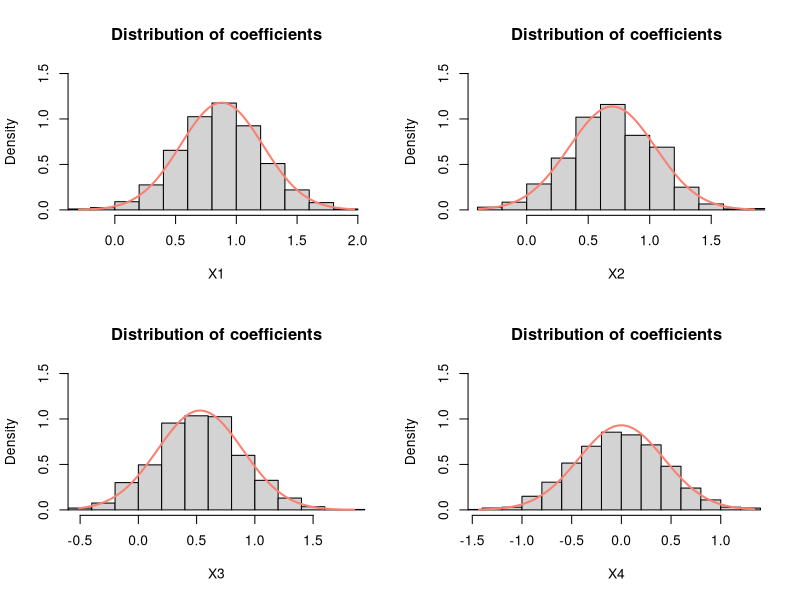
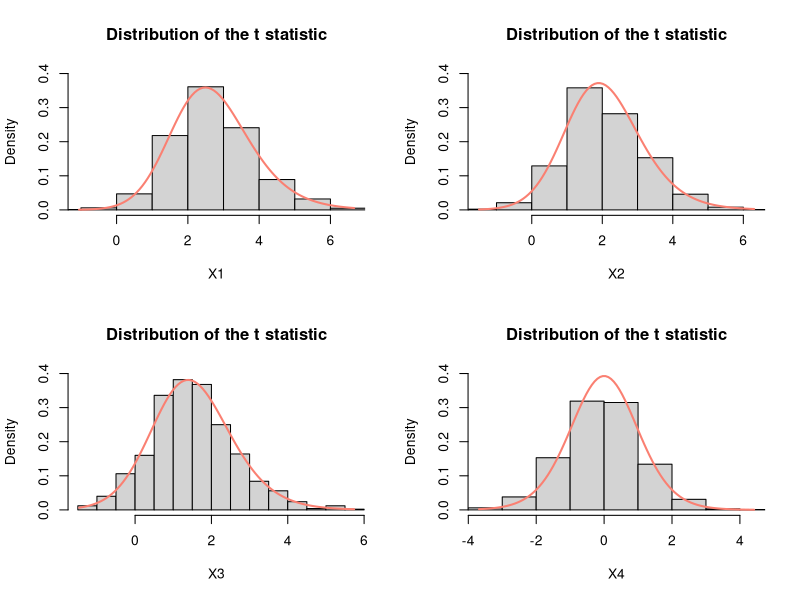
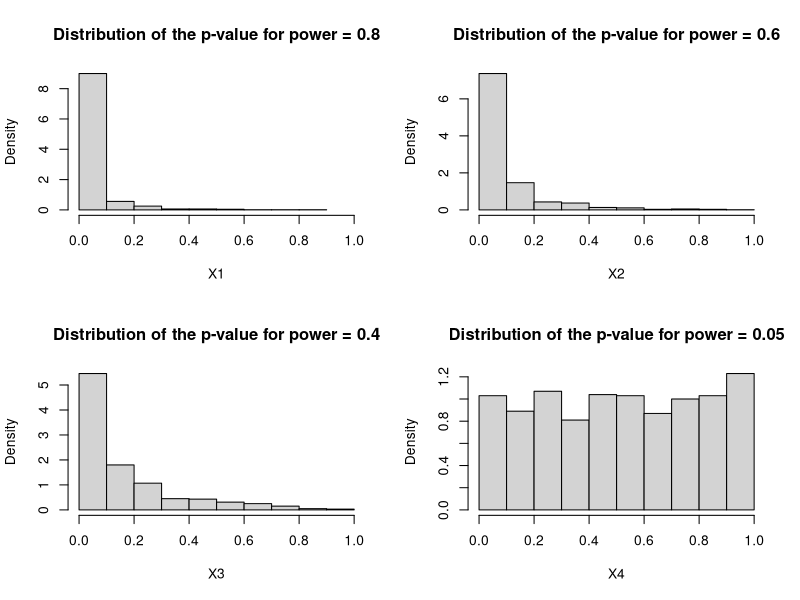
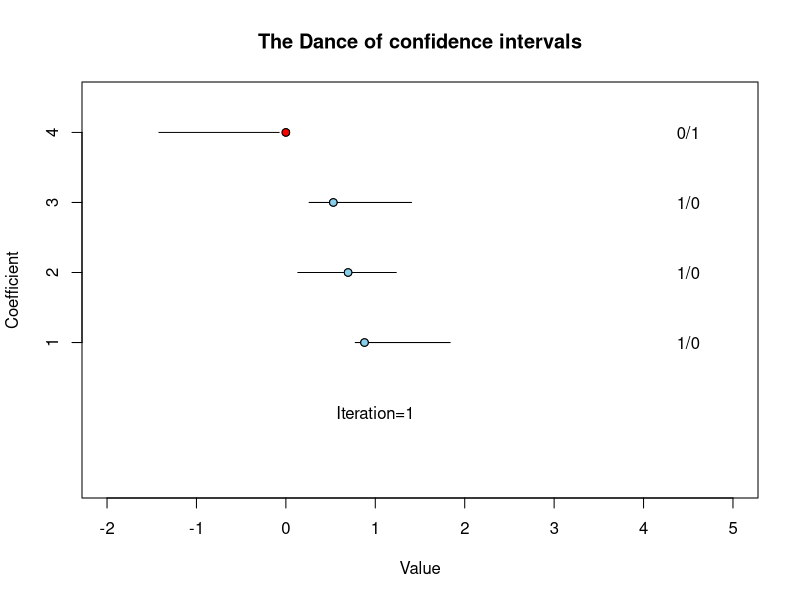
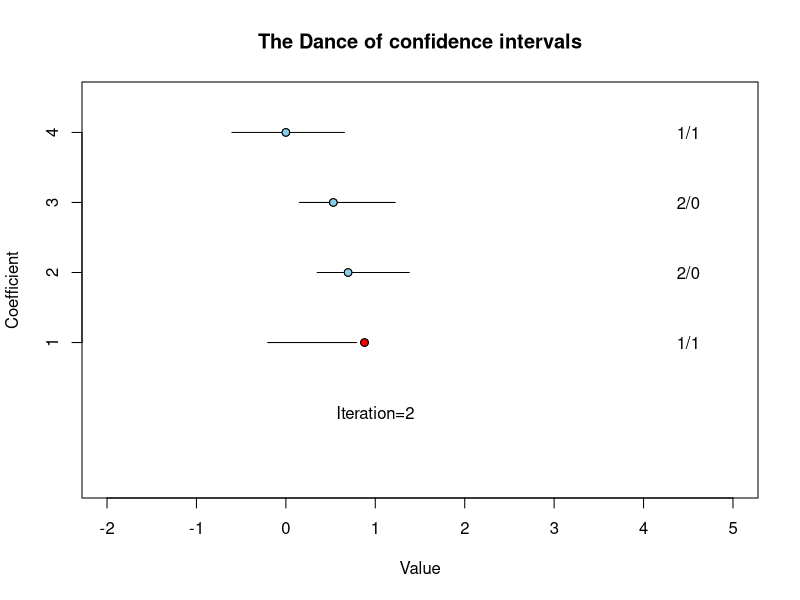
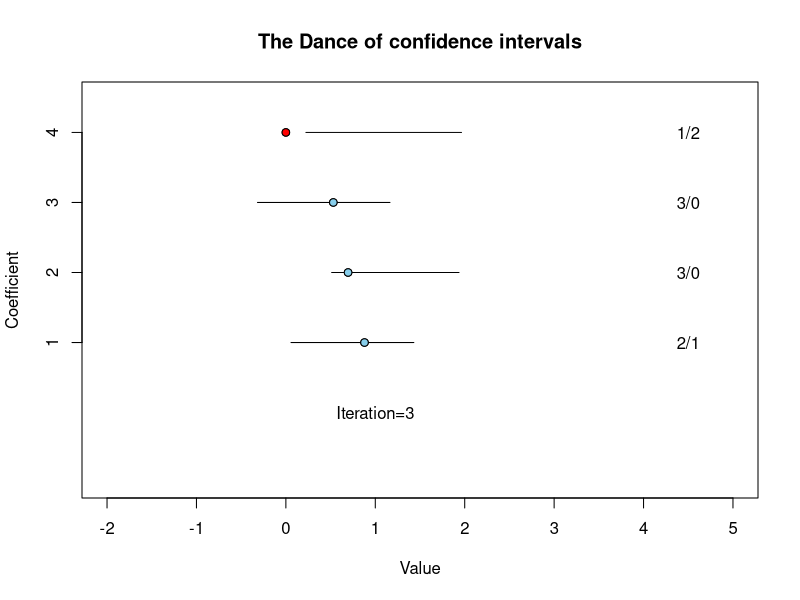
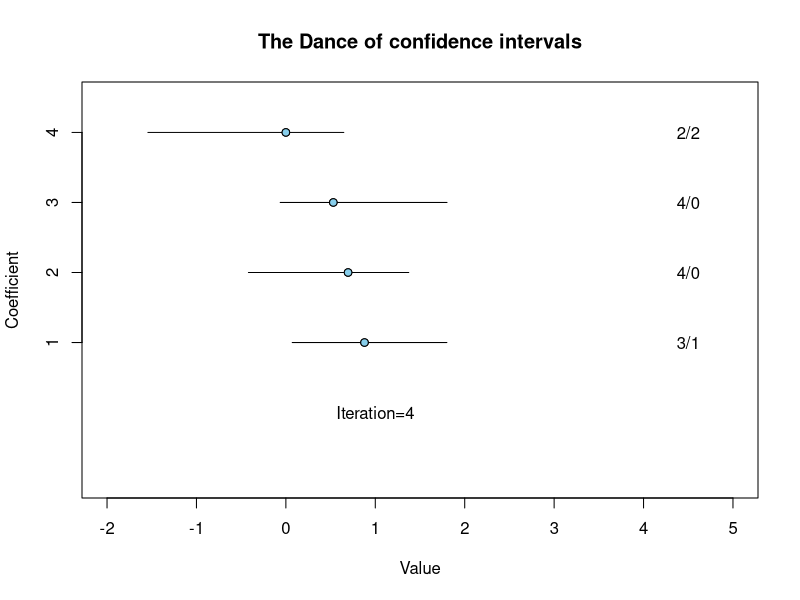
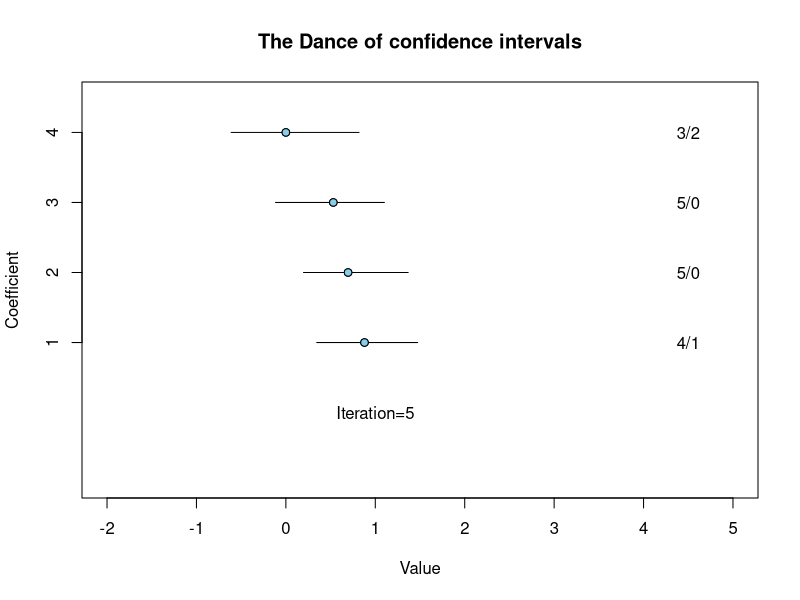

Reproduce these figures in R, in order.
#===============================================================================
# CURSO:   BEGINNER AND INTERMEDIATE LEVEL R COURSE
# SCRIPT:  5. Complex Simulations (Unknown error variance)
# AUTORES: Marcos Jimenez
#===============================================================================

#--------------------------------------------------------------------
# 5.1. Simulation setup for the linear model with multiple predictors
#--------------------------------------------------------------------

# Simulation:

set.seed(123)
N <- 20                                       # Sample size
p <- 4                                        # Number of predictors
b <- rnorm(n = p, mean = 0.5, sd = 2)         # Linear coefficients
X <- matrix(rnorm(N*p), nrow = N, ncol = p-1) # Matrix of predictors
# Add the intercept to the matrix of predictors:
X <- cbind(1, X)

nsim <- 1000 # Number of replicas
sigma <- 1.5  # Standard deviation of the errors
# Standard error of each linear coefficient:
true_se <- sqrt(diag(sigma^2 * solve(t(X) %*% X)))
power <- c(0.80, 0.60, 0.40, 0.05)   # Power of each linear coefficient
alpha <- 0.05                        # Type-I error
threshold <- qt(1-alpha, df = N-p)   # One-sided point for rejection

f <- function(power, threshold) { # Function to get the point of rejection
  suppressWarnings(uniroot(\(x) (1-pt(threshold, df = N-p, ncp = x)) - power,
          interval = c(-6, 6))$root)
}
t_stat <- sapply(power, FUN = f, threshold = threshold) # True t statistics
b <- t_stat*true_se                                     # Linear coefficients

# Initialize the objects to store the results:
coefs <- matrix(NA, nrow = nsim, ncol = p)
se <- matrix(NA, nrow = nsim, ncol = p)    # Estimated standard errors
ts <- matrix(NA, nrow = nsim, ncol = p)    # Estimated t statistics
pval <- matrix(NA, nrow = nsim, ncol = p)  # p-values
upper <- matrix(NA, nrow = nsim, ncol = p) # Upper bound of confidence interval
lower <- matrix(NA, nrow = nsim, ncol = p) # Lower bound of confidence interval
error <- vector(length = nsim)             # Error variance

for(i in 1:nsim) {

  e <- rnorm(N, mean = 0, sd = sigma)
  y <- X %*% b + e
  fit <- lm(y ~ 0 + X)
  coefs[i, ] <- coefficients(fit)
  error[i] <- sum(resid(fit)^2)/(N-p)
  se[i, ] <- sqrt(diag(error[i] * solve(t(X) %*% X)))
  ts[i, ] <- coefs[i, ]/se[i, ]
  upper[i, ] <- coefficients(fit) + qnorm(1-alpha/2)*se[i, ]
  lower[i, ] <- coefficients(fit) + qnorm(alpha/2)*se[i, ]
  pval[i, ] <- (1-pt(ts[i, ], df = N-p))

}

# Check that the average of simulated quantities equal the true quantities:

cbind(colMeans(coefs), b)    # Linear coefficients

cbind(colMeans(se), true_se) # Standard errors of linear coefficients

cbind(colMeans(ts), t_stat)  # t statistics

# Proportion of times the pvalue is smaller than alpha for each coefficient:
apply(pval, MARGIN = 2, FUN = \(x) mean(x < alpha))
power

#--------------------------------------------
# 5.2. Standard errors of linear coefficients
#--------------------------------------------

par(mfrow = c(2, 2)) # Divide de plot in four squares
for(i in 1:p) {
  hist(coefs[, i], main = "Distribution of coefficients", freq = FALSE,
       xlim = range(coefs[, i]), ylim = c(0, 1.5), xlab = names(coefficients(fit))[i])
  curve(dnorm(x, b[i], sd = true_se[i]), lwd = 2, col = "salmon", add = TRUE)
}

#------------------------------
# 5.3. T statistic distribution
#------------------------------

par(mfrow = c(2, 2))
for(i in 1:p) {
  hist(ts[, i], main = "Distribution of the t statistic", freq = FALSE,
       xlim = range(ts[, i]), ylim = c(0, 0.4), xlab = names(coefficients(fit))[i])
  curve(dt(x, df = N-p, ncp = t_stat[i]), lwd = 2, col = "salmon", add = TRUE)
}

#-------------
# 5.4. P-curve
#-------------

par(mfrow = c(2, 2))
for(i in 1:p) {
  title <- paste("Distribution of the p-value for power =", power[i])
  hist(pval[, i], main = title, freq = FALSE,
       xlim = c(0, 1), xlab = names(coefficients(fit))[i])
}

#---------------------------------------
# 5.5. The dance of Confidence Intervals
#---------------------------------------

# Run an experiment each time and check if the confidence interval contains the
# true value of the coefficient

par(mfrow =  c(1, 1)) # Reset the plot viewer panel
success <- rep(0, p)  # Number of times the CI contains the coefficient
failure <- rep(0, p)  # Number of times the CI DO NOT contain the coefficient
nsim <- 20            # Number of simulations

for(i in 1:nsim) {

  plot(b, 1:p, xlab = "Value", ylab = "Coefficient",
       ylim = c(-1, 4.5), xlim = c(-2, 5),
       main = "The Dance of confidence intervals",
       yaxt = "n")
  axis(2, labels = paste(1:p), at = 1:p)

  for(j in 1:p) {

    segments(x0 = upper[i, j], x1 = lower[i, j], y0 = j, y1 = j)

    if(b[j] > lower[i, j] & b[j] < upper[i, j]) {

      points(b[j], j, bg = "skyblue", pch = 21)
      success[j] <- success[j] + 1

    } else {

      points(b[j], j, bg = "red", pch = 21)
      failure[j] <- failure[j] + 1

    }

    text(x = 4.5, y = j, labels = paste(success[j], failure[j], sep = "/"))

  }

  text(x = 1, y = 0, paste("Iteration", i, sep = "="))

  Sys.sleep(2) # Wait two seconds to switch from one iteration to the next

}
